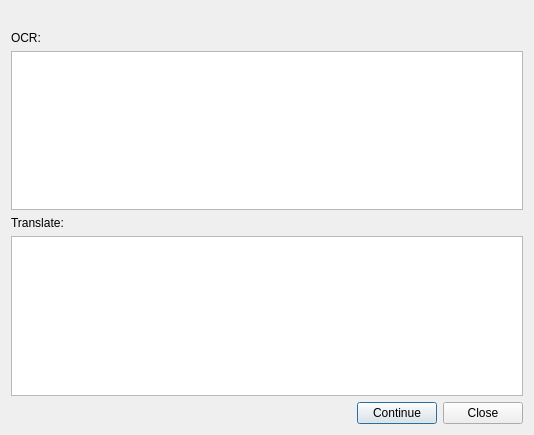
<?xml version="1.0" encoding="UTF-8"?>
<ui version="4.0">
 <class>Dialog</class>
 <widget class="QDialog" name="Dialog">
  <property name="geometry">
   <rect>
    <x>0</x>
    <y>0</y>
    <width>534</width>
    <height>435</height>
   </rect>
  </property>
  <property name="windowTitle">
   <string>Dialog</string>
  </property>
  <layout class="QVBoxLayout" name="verticalLayout">
   <item>
    <widget class="QLabel" name="label_shot">
     <property name="sizePolicy">
      <sizepolicy hsizetype="Expanding" vsizetype="Expanding">
       <horstretch>0</horstretch>
       <verstretch>0</verstretch>
      </sizepolicy>
     </property>
     <property name="text">
      <string/>
     </property>
     <property name="scaledContents">
      <bool>false</bool>
     </property>
    </widget>
   </item>
   <item>
    <layout class="QGridLayout" name="gridLayout">
     <item row="2" column="0">
      <widget class="QLabel" name="label_text_translate">
       <property name="text">
        <string>Translate:</string>
       </property>
      </widget>
     </item>
     <item row="3" column="0">
      <widget class="QTextEdit" name="edit_translate"/>
     </item>
     <item row="0" column="0">
      <widget class="QLabel" name="label_text_ocr">
       <property name="text">
        <string>OCR:</string>
       </property>
      </widget>
     </item>
     <item row="1" column="0">
      <widget class="QTextEdit" name="edit_ocr"/>
     </item>
    </layout>
   </item>
   <item>
    <layout class="QHBoxLayout" name="horizontalLayout_3">
     <item>
      <spacer name="horizontalSpacer">
       <property name="orientation">
        <enum>Qt::Horizontal</enum>
       </property>
       <property name="sizeHint" stdset="0">
        <size>
         <width>40</width>
         <height>20</height>
        </size>
       </property>
      </spacer>
     </item>
     <item>
      <widget class="QPushButton" name="pushButton_continue">
       <property name="text">
        <string>Continue</string>
       </property>
      </widget>
     </item>
     <item>
      <widget class="QPushButton" name="pushButton_close">
       <property name="text">
        <string>Close</string>
       </property>
      </widget>
     </item>
    </layout>
   </item>
  </layout>
 </widget>
 <resources/>
 <connections/>
</ui>
